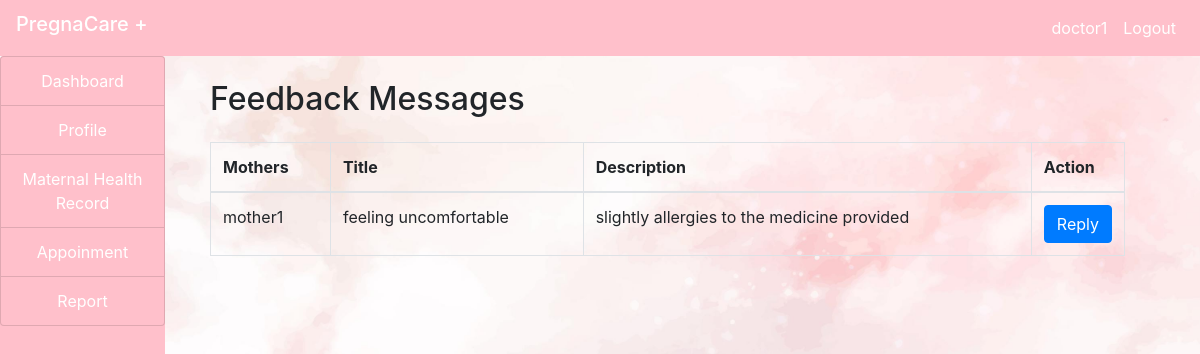
/doctor/report.php (signed in), run on the app's committed database.
### tables this page shows
CREATE TABLE `feedback` (
  `id` int(100) NOT NULL,
  `title` varchar(100) NOT NULL,
  `description` varchar(100) NOT NULL,
  `sender_username` varchar(255) NOT NULL,
  `receiver_id` int(11) NOT NULL,
  `reply` varchar(1000) DEFAULT NULL
);

### doctor/report.php (the view, shortened to what this page needs)
<?php
include("../include/header.php");
include("../include/connection.php");
?>
<!DOCTYPE html>
<html lang="en">
<head>
    <link href="https://stackpath.bootstrapcdn.com/bootstrap/4.5.2/css/bootstrap.min.css" rel="stylesheet">
</head>
<body style="background-image: url(img/background1.jpg);background-repeat:no-repeat; background-size:cover;">
<div class="container-fluid">
    <div class="col-md-12">
        <div class="row">
            <div class="col-md-2" style="margin-left: -30px;">
                <?php include("sidenav.php"); ?>
            </div>
            <div class="col-md-10">
                <div class="container-fluid">
                    <div class="row">
                        <div class="col-md-12">
                            <h2 class="my-4">Feedback Messages</h2>
                            <table class="table table-bordered">
                                <thead>
                                    <tr>
                                        <th>Mothers</th>
                                        <th>Title</th>
                                        <th>Description</th>
                                        <th style="width: 10%;">Action</th>
                                    </tr>
                                </thead>
                                <tbody>
                                <?php
                                        $doctorUsername = $_SESSION['doctor'];
                                        $getdoctorid = "SELECT id FROM doctors WHERE username='$doctorUsername'";
                                        $result = mysqli_query($connect, $getdoctorid);
                                        $doctorid = mysqli_fetch_column($result);
                                        $feedbackQuery = "SELECT id,title, description,sender_username FROM feedback WHERE receiver_id='$doctorid'";
                                        $feedbackResult = mysqli_query($connect, $feedbackQuery);
                                        while ($row = mysqli_fetch_assoc($feedbackResult)) {
                                            echo "<tr>";
                                            echo "<td>" . $row['sender_username'] . "</td>";
                                            echo "<td>" . $row['title'] . "</td>";
                                            echo "<td>" . $row['description'] . "</td>";
                                            echo "<td><form method='post' action='report.php'><button class='btn btn-primary replybtn' style='color:white' value=".$row['id']." name='replybtn'>Reply</button></form></td>";
                                            echo "</tr>";
                                        }
                                        ?>
                                </tbody>
                            </table>
                        </div>
                    </div>
                </div>
            </div>
        </div>
    </div>
</div>
</body>
</html>

### data on the page
feedback: sender_username "mother1", title "feeling uncomfortable", description "slightly allergies to the medicine provided", $row['id'] 1 (drawn)

### other printed values
$user "doctor1"
